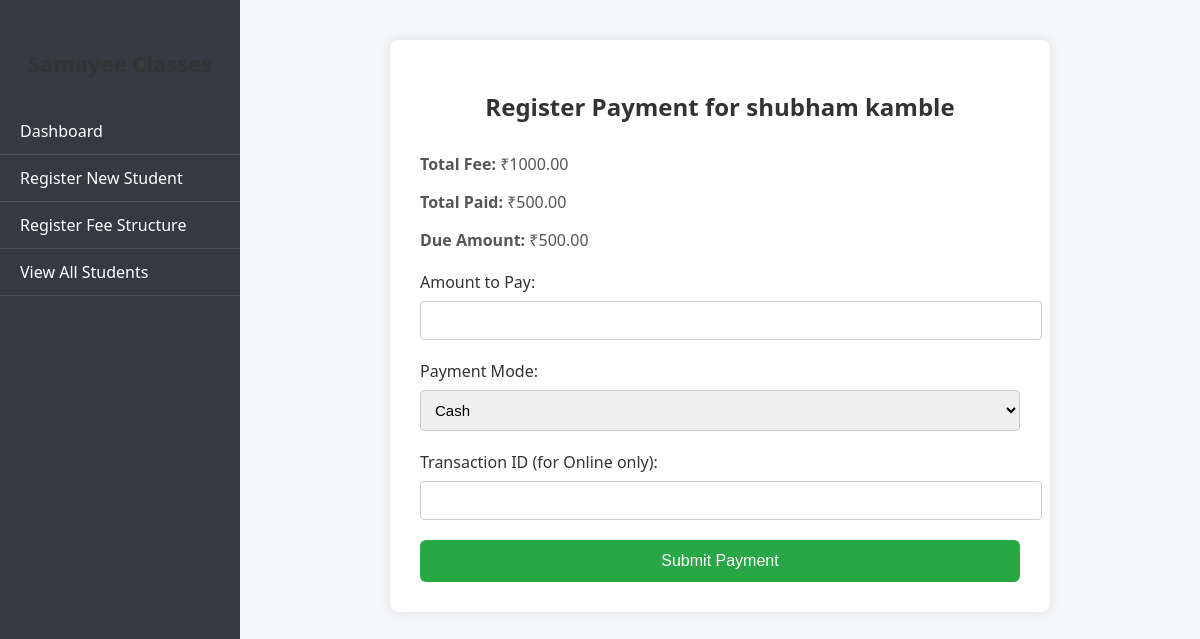
Page /admissions/payment/1/ (signed in) on the committed database.
### admissions/models.py (models this page shows, shortened)
class Student(models.Model):
    first_name = models.CharField(max_length=100)
    last_name = models.CharField(max_length=100)
    board = models.CharField(max_length=4, choices=BOARD_CHOICES)
    class_name = models.IntegerField(choices=[(i, str(i)) for i in range(1, 11)])  # Classes 1-10
    phone_number = models.CharField(max_length=15)
    email = models.EmailField()
    address = models.TextField()

class FeeStructure(models.Model):
    board = models.CharField(max_length=4, choices=BOARD_CHOICES)
    class_name = models.IntegerField(choices=[(i, str(i)) for i in range(1, 11)])  # Classes 1-10
    fee_amount = models.DecimalField(max_digits=10, decimal_places=2)

### admissions/views.py (the view, shortened to what this page needs)
# urls.py: path('payment/<int:student_id>/', views.register_payment, name='register_payment'),
@login_required
def register_payment(request, student_id):
    student = get_object_or_404(Student, id=student_id)
    fee_structure = FeeStructure.objects.filter(board=student.board, class_name=student.class_name).first()
    if not fee_structure:
        messages.error(request, 'Fee structure not found for this board and class.')
        return redirect('view_students')
    previous_payments = Payment.objects.filter(student=student)
    total_paid = sum(p.amount_paid for p in previous_payments)
    total_fee = fee_structure.fee_amount if fee_structure else Decimal('0.00')
    due_amount = total_fee - total_paid
    return render(request, 'admissions/register_payment.html', {
        'student': student,
        'fee_structure': fee_structure,
        'due_amount': due_amount,
        'total_paid': total_paid,
    })

### templates/admissions/register_payment.html (shortened to what this page needs)
<!DOCTYPE html>
<html lang="en">
<head>
</head>
<body>
<div class="sidebar">
    <h2>Samayee Classes</h2>
    <ul>
        <li><a href="{% url 'dashboard' %}">Dashboard</a></li>
        <li><a href="{% url 'register_student' %}">Register New Student</a></li>
        <li><a href="{% url 'register_fee_structure' %}">Register Fee Structure</a></li>
        <li><a href="{% url 'view_students' %}">View All Students</a></li>
    </ul>
</div>
<div class="main-content">
    <div class="container">
        <h2>Register Payment for {{ student.first_name }} {{ student.last_name }}</h2>
        <p><strong>Total Fee:</strong> ₹{{ fee_structure.fee_amount }}</p>
        <p><strong>Total Paid:</strong> ₹{{ total_paid }}</p>
        <p><strong>Due Amount:</strong> ₹{{ due_amount }}</p>
        <form method="post">
            <label for="amount_paid">Amount to Pay:</label>
            <input type="number" id="amount_paid" name="amount_paid" step="0.01" required>
            <label for="payment_mode">Payment Mode:</label>
            <select id="payment_mode" name="payment_mode" required>
                <option value="Cash">Cash</option>
            </select>
            <label for="transaction_id">Transaction ID (for Online only):</label>
            <input type="text" id="transaction_id" name="transaction_id">
            <button type="submit">Submit Payment</button>
        </form>
    </div>
</div>
</body>
</html>

### templates/admissions/register_payment.html (style rules this page uses)
body { margin: 0; font-family: 'Segoe UI', Tahoma, Geneva, Verdana, sans-serif; background-color: #f5f7fa; }
.sidebar { position: fixed; top: 0; left: 0; width: 240px; height: 100%; background-color: #343a40; color: white; padding-top: 30px; }
.sidebar h2 { text-align: center; margin-bottom: 30px; font-size: 22px; }
.sidebar ul { list-style-type: none; padding: 0; }
.sidebar ul li { padding: 12px 20px; border-bottom: 1px solid #4b5157; }
.sidebar ul li a { color: white; text-decoration: none; display: block; }
.main-content { margin-left: 240px; padding: 40px; }
.container { max-width: 600px; background-color: #fff; padding: 30px; margin: auto; border-radius: 8px; box-shadow: 0 0 12px rgba(0, 0, 0, 0.1); }
h2 { text-align: center; color: #333; margin-bottom: 30px; }
p { font-size: 16px; color: #555; margin-bottom: 10px; }
form { margin-top: 20px; }
label { display: block; margin-bottom: 8px; font-weight: 500; color: #333; }
input[type="number"], input[type="text"], select { width: 100%; padding: 10px; margin-bottom: 20px; border-radius: 4px; border: 1px solid #ccc; font-size: 15px; }
button { width: 100%; padding: 12px; background-color: #28a745; color: white; font-size: 16px; border: none; border-radius: 6px; cursor: pointer; }

### rows in the picture
Student: first_name "shubham", last_name "kamble"
FeeStructure: fee_amount "1000.00"

### other values in the picture
{{ total_paid }} "500.00"
{{ due_amount }} "500.00"
